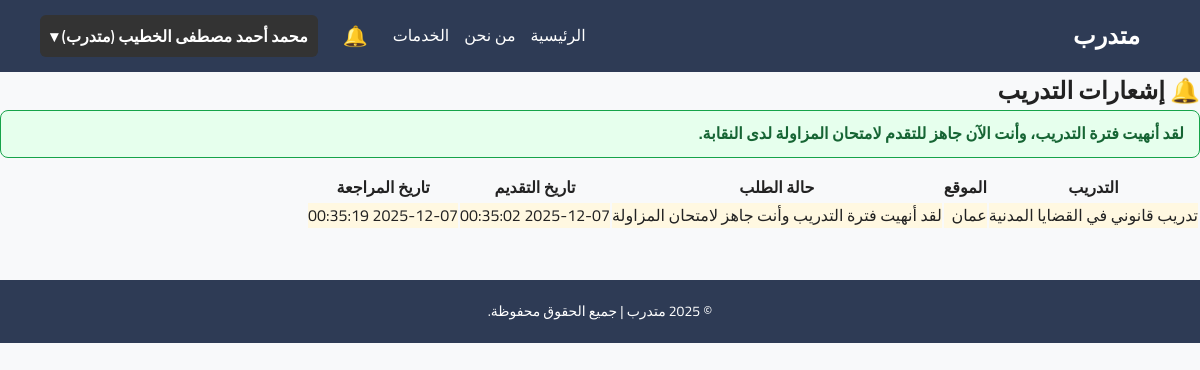
The app's page /trainee/notifications.php (signed in), older data.
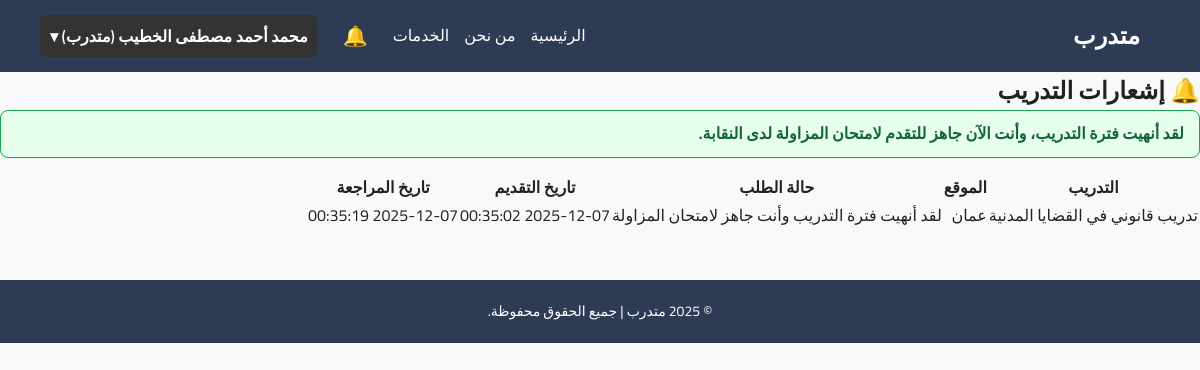
The same page, newer data.
### trainee/notifications.php (the view, shortened to what this page needs)
<?php
require_once("../config/db.php");
$user_id = $_SESSION['user_id'];
$stmt = $pdo->prepare("SELECT trainee_id FROM trainees WHERE user_id = ?");
$stmt->execute([$user_id]);
$trainee = $stmt->fetch(PDO::FETCH_ASSOC);
$trainee_id = $trainee['trainee_id'];
$stmt = $pdo->prepare("
    SELECT
        ta.application_id,
        ta.status,
        ta.applied_at,
        ta.reviewed_at,
        ta.trainee_seen,
        t.title,
        t.location
    FROM training_applications ta
    JOIN trainings t ON ta.training_id = t.training_id
    WHERE ta.trainee_id = ?
    ORDER BY ta.applied_at DESC
");
$stmt->execute([$trainee_id]);
$applications = $stmt->fetchAll(PDO::FETCH_ASSOC);
$hasCompleted = false;
foreach ($applications as $row) {
    if ($row['status'] === 'completed') {
        $hasCompleted = true;
        break;
    }
}
?>
<!DOCTYPE html>
<html lang="ar" dir="rtl">
<head>
<link rel="stylesheet" href="../assets/css/style.css">
</head>
<body>
<?php include("../includes/header.php"); ?>
<div class="container">
    <h2>🔔 إشعارات التدريب</h2>
    <?php if ($hasCompleted): ?>
        <div class="alert-exam">
             لقد أنهيت فترة التدريب، وأنت الآن جاهز للتقدم لامتحان المزاولة لدى النقابة.
        </div>
    <?php endif; ?>
    <?php if (empty($applications)): ?>
        <p>لا يوجد طلبات تدريب حتى الآن.</p>
    <?php else: ?>
    <table class="table">
        <thead>
            <tr>
                <th>التدريب</th>
                <th>الموقع</th>
                <th>حالة الطلب</th>
                <th>تاريخ التقديم</th>
                <th>تاريخ المراجعة</th>
            </tr>
        </thead>
        <tbody>
        <?php foreach($applications as $row): ?>
            <tr class="<?= ($row['trainee_seen'] == 0 && $row['status'] != 'pending') ? 'unread-row' : '' ?>">
                <td><?= htmlspecialchars($row['title']) ?></td>
                <td><?= htmlspecialchars($row['location']) ?></td>
                <td>
                    <?php if ($row['status'] == 'pending'): ?>
                        ⏳ قيد المراجعة
                    <?php elseif ($row['status'] == 'accepted'): ?>
                        ✅ تم القبول — بانتظار إنهاء فترة التدريب
                    <?php elseif ($row['status'] == 'rejected'): ?>
                        ❌ تم الرفض
                    <?php elseif ($row['status'] == 'completed'): ?>
                         لقد أنهيت فترة التدريب وأنت جاهز لامتحان المزاولة
                    <?php else: ?>
                        <?= htmlspecialchars($row['status']) ?>
                    <?php endif; ?>
                </td>
                <td><?= htmlspecialchars($row['applied_at']) ?></td>
                <td><?= $row['reviewed_at'] ? htmlspecialchars($row['reviewed_at']) : '-' ?></td>
            </tr>
        <?php endforeach; ?>
        </tbody>
    </table>
    <?php endif; ?>
</div>
<?php include("../includes/footer.php"); ?>
</body>
</html>

Row changes from the older to the newer data that the page shows:
changed training_applications "تدريب قانوني في القضايا المدنية": trainee_seen 0 → 1 (drawn)
